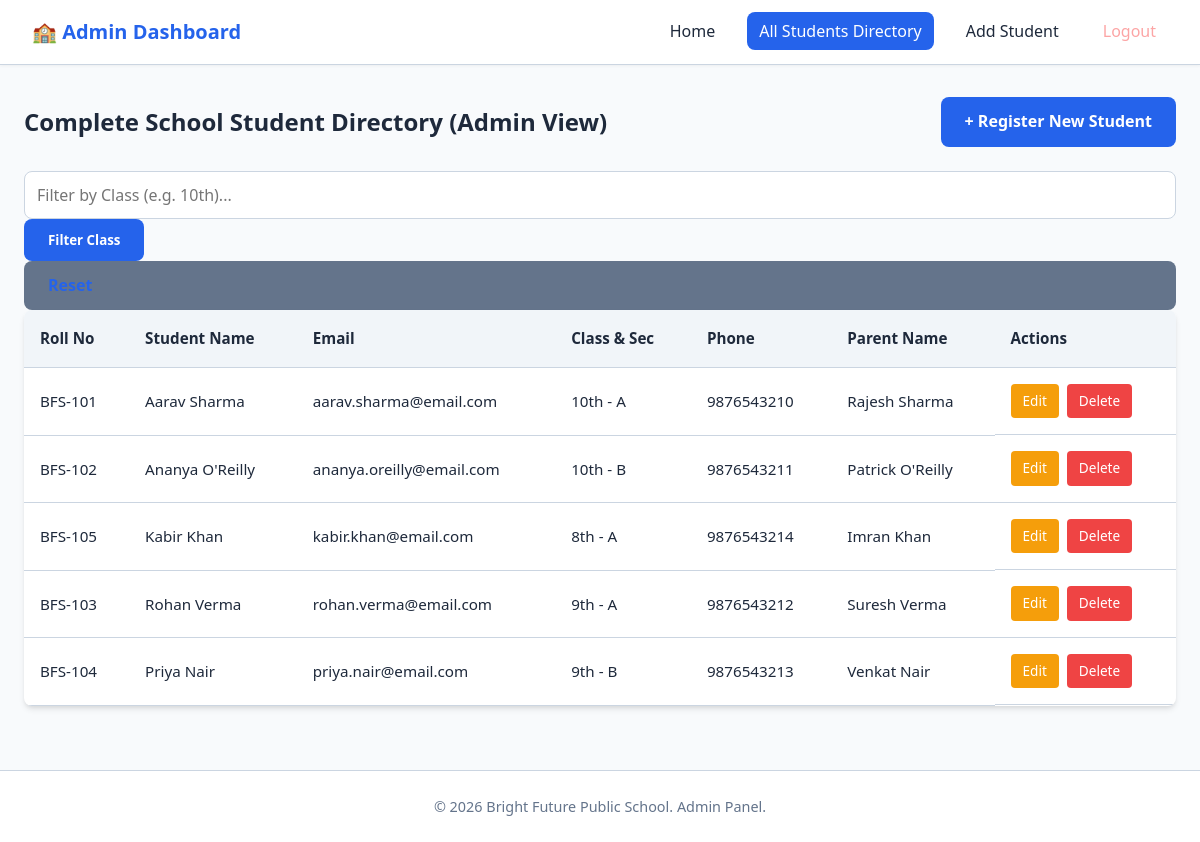
Screenshot of /admin_directory.php (signed in) with the database file from the repository.
### tables this page shows
CREATE TABLE IF NOT EXISTS students (
    id INT AUTO_INCREMENT PRIMARY KEY,
    student_name VARCHAR(100) NOT NULL,
    roll_no VARCHAR(30) UNIQUE NOT NULL,
    email VARCHAR(100) NOT NULL,
    password_hash VARCHAR(255) NOT NULL,
    phone VARCHAR(15) NOT NULL,
    class_name VARCHAR(20) NOT NULL,
    section VARCHAR(10) NOT NULL,
    dob DATE NOT NULL,
    gender VARCHAR(20) NOT NULL,
    parent_name VARCHAR(100) NOT NULL,
    address TEXT,
    created_at TIMESTAMP DEFAULT CURRENT_TIMESTAMP
);

### admin_directory.php (the view, shortened to what this page needs)
<?php
require_once 'config.php';
$class_filter = trim($_GET['class_filter'] ?? '');
if (!empty($class_filter)) {
    $stmt = mysqli_prepare($conn, "SELECT * FROM students WHERE class_name LIKE ? ORDER BY class_name, roll_no ASC");
    $param = "%" . $class_filter . "%";
    mysqli_stmt_bind_param($stmt, "s", $param);
    mysqli_stmt_execute($stmt);
    $results = mysqli_stmt_get_result($stmt);
    mysqli_stmt_close($stmt);
} else {
    $results = mysqli_query($conn, "SELECT * FROM students ORDER BY class_name, roll_no ASC");
}
?>
<!DOCTYPE html>
<html lang="en">
<head>
    <link rel="stylesheet" href="style.css">
</head>
<body>
    <header>
        <div class="nav-container">
            <div class="logo">🏫 Admin Dashboard</div>
            <nav>
                <ul>
                    <li><a href="index.php">Home</a></li>
                    <li><a href="admin_directory.php" class="active">All Students Directory</a></li>
                    <li><a href="register.php">Add Student</a></li>
                    <li><a href="admin_logout.php" style="color: #fca5a5;">Logout</a></li>
                </ul>
            </nav>
        </div>
    </header>
    <div class="container">
        <div style="display: flex; justify-content: space-between; align-items: center; margin-bottom: 1.5rem; flex-wrap: wrap; gap: 1rem;">
            <h2>Complete School Student Directory (Admin View)</h2>
            <a href="register.php" class="btn">+ Register New Student</a>
        </div>
        <form action="admin_directory.php" method="GET" class="search-bar-form">
            <input type="text" name="class_filter" value="<?php echo htmlspecialchars($class_filter); ?>" placeholder="Filter by Class (e.g. 10th)..." required>
            <button type="submit" class="btn">Filter Class</button>
            <a href="admin_directory.php" class="btn btn-outline" style="background: #64748b; border:none; display:flex; align-items:center;">Reset</a>
        </form>
        <div class="table-responsive">
            <table>
                <thead>
                    <tr>
                        <th>Roll No</th>
                        <th>Student Name</th>
                        <th>Email</th>
                        <th>Class & Sec</th>
                        <th>Phone</th>
                        <th>Parent Name</th>
                        <th>Actions</th>
                    </tr>
                </thead>
                <tbody>
                    <?php if ($results && mysqli_num_rows($results) > 0): ?>
                        <?php while($row = mysqli_fetch_assoc($results)): ?>
                            <tr>
                                <td><?php echo htmlspecialchars($row['roll_no']); ?></td>
                                <td><?php echo htmlspecialchars($row['student_name']); ?></td>
                                <td><?php echo htmlspecialchars($row['email']); ?></td>
                                <td><?php echo htmlspecialchars($row['class_name'] . ' - ' . $row['section']); ?></td>
                                <td><?php echo htmlspecialchars($row['phone']); ?></td>
                                <td><?php echo htmlspecialchars($row['parent_name']); ?></td>
                                <td class="actions-cell">
                                    <a href="edit.php?id=<?php echo (int) $row['id']; ?>" class="btn-sm btn-edit">Edit</a>
                                    <a href="delete.php?id=<?php echo (int) $row['id']; ?>" class="btn-sm btn-delete" onclick="return confirm('Delete this student record?');">Delete</a>
                                </td>
                            </tr>
                        <?php endwhile; ?>
                    <?php else: ?>
                        <tr>
                            <td colspan="7" style="text-align: center; padding: 2rem; color: var(--text-light);">No student records found.</td>
                        </tr>
                    <?php endif; ?>
                </tbody>
            </table>
        </div>
    </div>
    <footer>
        <p>&copy; <?php echo date('Y'); ?> Bright Future Public School. Admin Panel.</p>
    </footer>
</body>
</html>

### style.css (style rules this page uses)
:root { --primary-color: #2563eb; --primary-dark: #1d4ed8; --accent-color: #f59e0b; --success-color: #10b981; --danger-color: #ef4444; --bg-color: #f8fafc; --card-bg: #ffffff; --text-main: #1e293b; --text-light: #64748b; --border-color: #cbd5e1; --radius: 8px; --shadow: 0 4px 6px -1px rgba(0, 0, 0, 0.1), 0 2px 4px -1px rgba(0, 0, 0, 0.06); }
* { box-sizing: border-box; margin: 0; padding: 0; font-family: 'Segoe UI', Tahoma, Geneva, Verdana, sans-serif; }
body { background-color: var(--bg-color); color: var(--text-main); line-height: 1.6; display: flex; flex-direction: column; min-height: 100vh; }
header { background: #ffffff; border-bottom: 1px solid var(--border-color); box-shadow: 0 1px 3px rgba(0,0,0,0.05); position: sticky; top: 0; z-index: 1000; }
.nav-container { max-width: 1200px; margin: 0 auto; padding: 1rem 2rem; display: flex; justify-content: space-between; align-items: center; flex-wrap: wrap; gap: 1rem; }
.logo { font-size: 1.25rem; font-weight: 700; color: var(--primary-color); display: flex; align-items: center; gap: 0.5rem; }
nav ul { list-style: none; display: flex; gap: 1.25rem; flex-wrap: wrap; align-items: center; }
nav a { text-decoration: none; color: var(--text-main); font-weight: 500; padding: 0.5rem 0.75rem; border-radius: var(--radius); transition: all 0.2s ease; }
nav a:hover, nav a.active { background-color: var(--primary-color); color: #ffffff; }
.container { max-width: 1200px; margin: 2rem auto; padding: 0 1.5rem; flex: 1; width: 100%; }
input, select, textarea { padding: 0.75rem; border: 1px solid var(--border-color); border-radius: var(--radius); font-size: 1rem; outline: none; transition: border-color 0.2s; width: 100%; }
.btn { display: inline-block; background-color: var(--primary-color); color: white; padding: 0.75rem 1.5rem; border: none; border-radius: var(--radius); font-weight: 600; cursor: pointer; text-decoration: none; text-align: center; transition: background-color 0.2s; }
.btn-outline { background-color: transparent; border: 2px solid var(--primary-color); color: var(--primary-color); }
.table-responsive { overflow-x: auto; background: var(--card-bg); border-radius: var(--radius); box-shadow: var(--shadow); margin-bottom: 2rem; }
table { width: 100%; border-collapse: collapse; text-align: left; font-size: 0.95rem; }
th, td { padding: 1rem; border-bottom: 1px solid var(--border-color); }
th { background-color: #f1f5f9; color: var(--text-main); font-weight: 600; }
.actions-cell { display: flex; gap: 0.5rem; }
.btn-sm { padding: 0.4rem 0.75rem; font-size: 0.85rem; border-radius: 4px; text-decoration: none; font-weight: 500; }
.btn-edit { background-color: var(--accent-color); color: white; }
.btn-delete { background-color: var(--danger-color); color: white; }
footer { text-align: center; padding: 1.5rem; background: #ffffff; border-top: 1px solid var(--border-color); color: var(--text-light); font-size: 0.9rem; margin-top: auto; }

### rows the page displays
students: roll_no "BFS-101", student_name "Aarav Sharma", email "aarav.sharma@email.com", class_name+section "10th - A", phone "9876543210", parent_name "Rajesh Sharma"
students: roll_no "BFS-102", student_name "Ananya O'Reilly", email "ananya.oreilly@email.com", class_name+section "10th - B", phone "9876543211", parent_name "Patrick O'Reilly"
students: roll_no "BFS-105", student_name "Kabir Khan", email "kabir.khan@email.com", class_name+section "8th - A", phone "9876543214", parent_name "Imran Khan"
students: roll_no "BFS-103", student_name "Rohan Verma", email "rohan.verma@email.com", class_name+section "9th - A", phone "9876543212", parent_name "Suresh Verma"
students: roll_no "BFS-104", student_name "Priya Nair", email "priya.nair@email.com", class_name+section "9th - B", phone "9876543213", parent_name "Venkat Nair"
